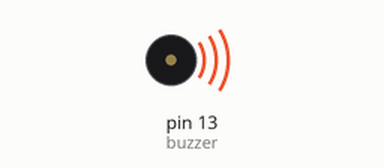
Recording of a sketch running on a simulated Arduino Uno, built with avr-gcc and run on an emulated ATmega328P. Parts: buzzer (waves = sounding).

Above: at 0.1 s.
Timing chart, 0 to 40.0 s (numbered marks = the images above):
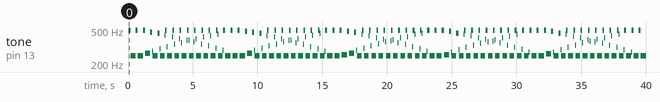

Measured:
- by itself, tone on pin 13 (buzzer): plays 496 Hz for 0.16 s, 249 Hz for 0.40 s, 496 Hz for 0.16 s, 249 Hz for 0.40 s, 496 Hz for 0.16 s, 268 Hz for 0.40 s … (240 notes in this stretch)

The sketch:

09.Buzzer.ino
```cpp
int buzzer = 13;//the pin of the active buzzer
void setup()
{
  pinMode(buzzer,OUTPUT);//initialize the buzzer pin as an output
}
void loop()
{
  unsigned char i;
  while(1)
  {
    //output an frequency
    for(i=0;i<80;i++)
    {
      digitalWrite(buzzer,HIGH);
      delay(1);//wait for 1ms
      digitalWrite(buzzer,LOW);
      delay(1);//wait for 1ms
    }
    //output another frequency
    for(i=0;i<100;i++)
    {
      digitalWrite(buzzer,HIGH);
      delay(2);//wait for 2ms
      digitalWrite(buzzer,LOW);
      delay(2);//wait for 2ms
    }
  }
}
```
